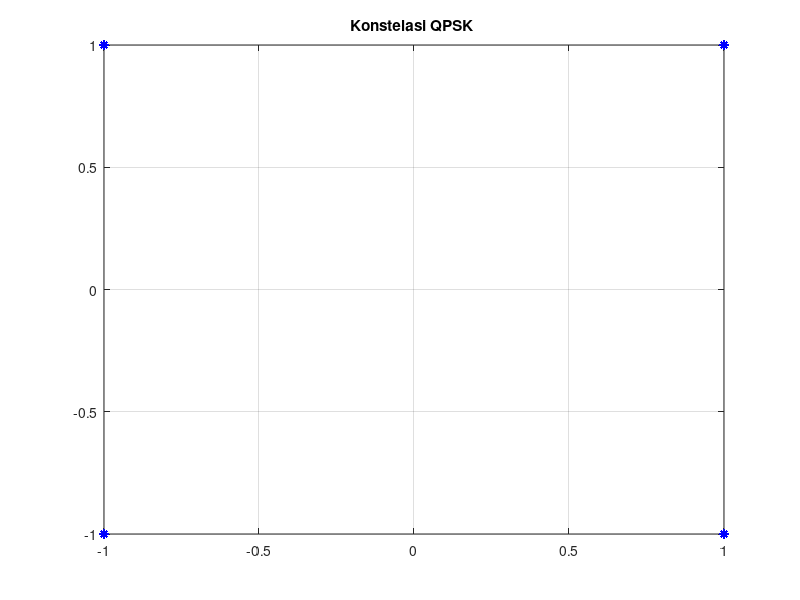
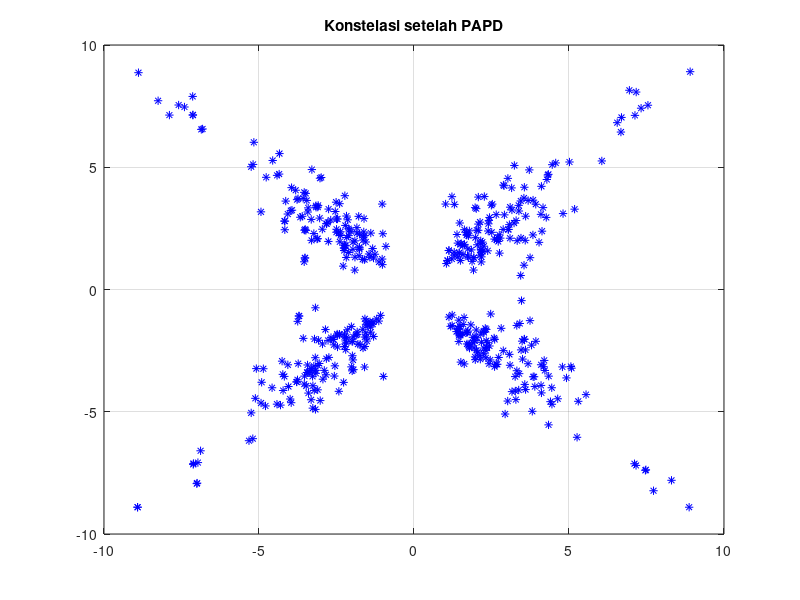
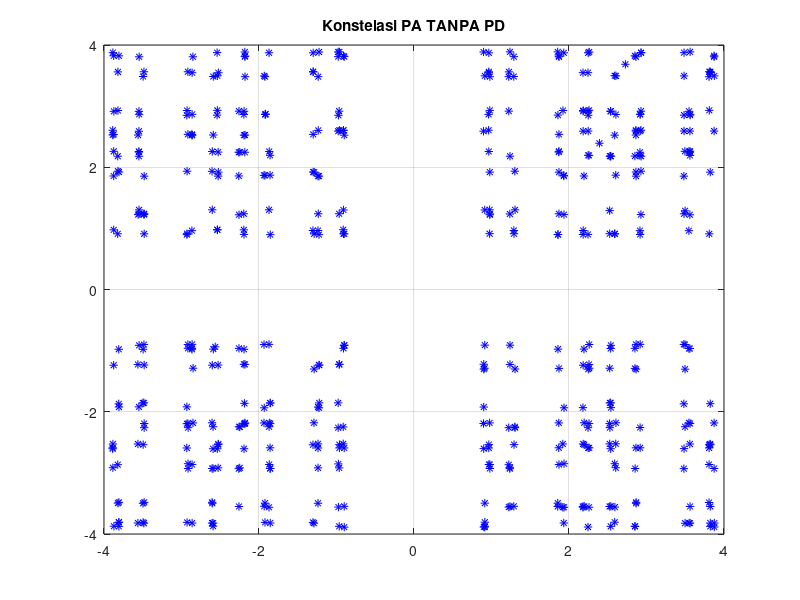

MATLAB code for these plots, in order:
clear all; 
close all; 
clc; 

bit_per_symbol=2;                   
subcarrier=512;                  
symbol_per_carrier=1;             
       
IF=4;
N=subcarrier*symbol_per_carrier*IF;
BD_data=zeros(subcarrier,symbol_per_carrier);

baseband_datalength=subcarrier*symbol_per_carrier*bit_per_symbol;
        baseband_data=randint(1,baseband_datalength,2); 
        para_data=reshape(baseband_data,subcarrier,symbol_per_carrier*bit_per_symbol); %S/P
       
        % -------- QPSK ------------
data_length=baseband_datalength/subcarrier;
for i=1:subcarrier
   for i2=1:data_length/bit_per_symbol
        if para_data(i,2*i2-1)==0&para_data(i,2*i2)==0 
            qpskmod(i,i2)=1+j; 
        elseif para_data(i,2*i2-1)==0&para_data(i,2*i2)==1 
            qpskmod(i,i2)=-1+j; 
        elseif para_data(i,2*i2-1)==1&para_data(i,2*i2)== 0
            qpskmod(i,i2)=-1-j; 
        else 
            qpskmod(i,i2)=1-j; 
        end 
    end
end
       qpsk=qpskmod;
x=qpsk;
ich2 = real(qpsk); 
qch2 = imag(qpsk); 
figure(1); 
plot(ich2,qch2,'*b'); 
title('Konstelasi QPSK ')
grid on;

c1=0.90;
c3=0.40;
c5 =0.1732
G=10;
x=qpsk;
 for n = 1:length(x)
  v(n) = c1*x(n) + c3*x(n)*(abs(x(n)))^2+ c5*x(n)*(abs(x(n)))^4; 
    if n == 1 
       PA(n) =v(n);
    elseif n == 2
       PA(n)=0.2*PA(n-1)+v(n);  
    else
         PA(n)=0.2*PA(n-1)+v(n)+0.3*v(n-2); 
    end
 end
ich4 = real(PA);
qch4 = imag(PA); 
figure(5); 
plot(ich4,qch4,'*b'); 
title('Konstelasi PA TANPA PD')
grid on;
%Predistorter
for n = 1:length(x) 
    if n == 1 
u(n) = x(n);
    elseif n == 2
 u(n)=x(n)-0.2*u(n-1);  
    else
u(n)=-0.3*x(n-2)+x(n)-0.2*u(n-1);
    end
PD2(n) = c1*u(n)+c3*u(n)*(abs(u(n)))^2+c5*u(n)*(abs(u(n)))^4;   
% PA Hammer
if n == 1 
       PAPD(n) =PD2(n);
    elseif n == 2
       PAPD(n)=0.2*PAPD(n-1)+PD2(n);  
    else
         PAPD(n)=0.2*PAPD(n-1)+PD2(n)+0.2*PD2(n-2);
    end
end
%PA Hammer konstelasi
ich4 = real(PAPD); 
qch4 = imag(PAPD); 
figure(4); 
plot(ich4,qch4,'*b'); 
title('Konstelasi setelah PAPD')
% axis([-1.5 1.5 -1.5 1.5])
grid on;